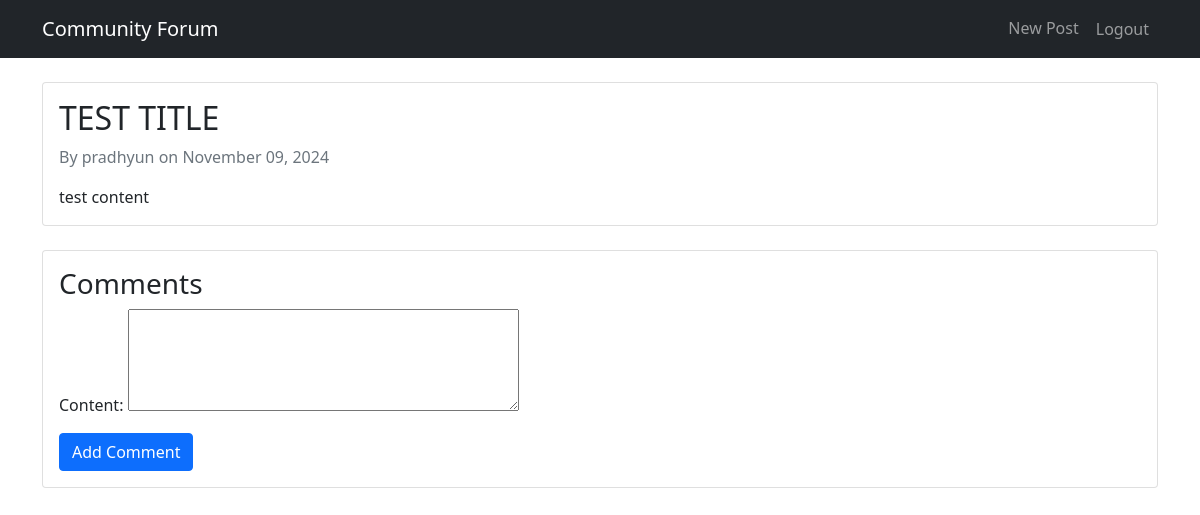
The app's page /post/1/ (signed in) with its own data.
### forum/models.py (models this page shows, shortened)
class Post(models.Model):
    title = models.CharField(max_length=200)
    content = models.TextField()
    date_posted = models.DateTimeField(default=timezone.now)
    author = models.ForeignKey(User, on_delete=models.CASCADE)

### forum/views.py (the view)
# urls.py: path('post/<int:pk>/', views.post_detail, name='post-detail'),
def post_detail(request, pk):
    post = get_object_or_404(Post, pk=pk)
    comments = post.comments.all().order_by('-date_posted')
    if request.method == 'POST':
        comment_form = CommentForm(request.POST)
        if comment_form.is_valid() and request.user.is_authenticated:
            comment = comment_form.save(commit=False)
            comment.post = post
            comment.author = request.user
            comment.save()
            messages.success(request, 'Your comment has been added!')
            return redirect('post-detail', pk=pk)
    else:
        comment_form = CommentForm()
    context = {
        'post': post,
        'comments': comments,
        'comment_form': comment_form
    }
    return render(request, 'forum/post_detail.html', context)

### forum/forms.py
class CommentForm(forms.ModelForm):
    class Meta:
        model = Comment
        fields = ['content']
        widgets = {
            'content': forms.Textarea(attrs={'rows': 4}),
        }

### forum/templates/forum/post_detail.html (shortened to what this page needs)
{% extends "forum/base.html" %}
{% block content %}
    <article class="card mb-4">
        <div class="card-body">
            <h2 class="card-title">{{ post.title }}</h2>
            <p class="text-muted">
                By {{ post.author }} on {{ post.date_posted|date:"F d, Y" }}
            </p>
            <p class="card-text">{{ post.content }}</p>
        </div>
    </article>
    <div class="card mb-4">
        <div class="card-body">
            <h3>Comments</h3>
            {% if user.is_authenticated %}
                <form method="POST">
                    {{ comment_form.as_p }}
                    <button type="submit" class="btn btn-primary">Add Comment</button>
                </form>
            {% else %}
                <p>Please <a href="{% url 'login' %}">login</a> to add comments.</p>
            {% endif %}
        </div>
    </div>
{% endblock content %}

### records on screen
Post: title "TEST TITLE", author "pradhyun", date_posted "November 09, 2024", content "test content"
